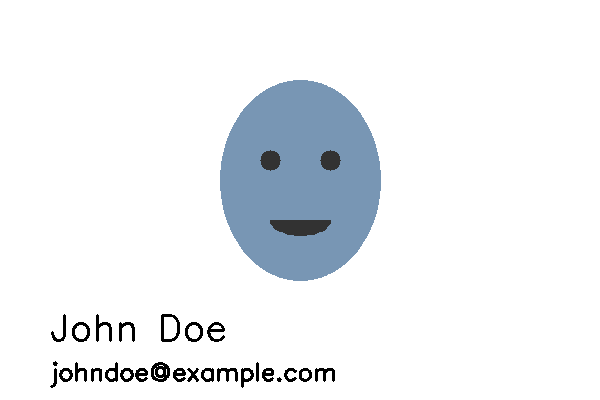
#> input picture image_vision/test_images/face_text.png, 600 x 400 px; its folder holds only this picture in this run
$ python -i detector.py   (imports and definitions only)
#> lines starting #> are read from the running program, lines starting #| are printed output that depends on the picture; after the words box and inside, x2 and y2 are one past the last pixel; in counts of white or black regions, pixels touching at a corner belong together
"""Offline image PII detection pipeline.

Detects FACE, TEXT_PII, ID, and SIGNATURE regions using OpenCV, Haar cascades,
and optionally Tesseract OCR. All detectors are wrapped in try/except so the
pipeline never crashes if a single detector fails.
"""

from __future__ import annotations

import os
import shutil
import sys
import uuid
import logging
from typing import List, Optional

import cv2
import numpy as np

# Ensure repo-root schema.py is importable.
sys.path.insert(0, os.path.dirname(os.path.dirname(os.path.abspath(__file__))))
from schema import ImageRegion, BBox, ImageLabel, ImageSource

# ---------------------------------------------------------------------------
# YuNet face detector setup
# ---------------------------------------------------------------------------

# YuNet ONNX weights are bundled in-repo so face detection runs fully offline.
# Requires OpenCV >= 4.7 for the 2023mar model format.
_YUNET_MODEL_PATH = os.path.join(
    os.path.dirname(os.path.abspath(__file__)),
    "models",
    "face_detection_yunet_2023mar.onnx",
)
# Score/NMS thresholds: 0.9 score keeps confident faces only; 0.3 NMS dedups
# overlapping boxes. top_k caps candidate boxes before NMS.
_YUNET_SCORE_THRESHOLD = 0.9
_YUNET_NMS_THRESHOLD = 0.3
_YUNET_TOP_K = 5000

_yunet_detector: Optional["cv2.FaceDetectorYN"] = None


def _get_yunet() -> Optional["cv2.FaceDetectorYN"]:
    """Lazily build the YuNet detector, or None if weights/OpenCV unavailable.

    The input size is a placeholder; it is reset per-image in detect_faces.
    """
    global _yunet_detector
    if _yunet_detector is not None:
        return _yunet_detector
    if not hasattr(cv2, "FaceDetectorYN") or not os.path.isfile(_YUNET_MODEL_PATH):
        return None
    try:
        _yunet_detector = cv2.FaceDetectorYN.create(
            _YUNET_MODEL_PATH,
            "",
            (320, 320),
            _YUNET_SCORE_THRESHOLD,
            _YUNET_NMS_THRESHOLD,
            _YUNET_TOP_K,
        )
        return _yunet_detector
    except Exception as exc:
        logging.warning("YuNet detector failed to initialize: %s", exc)
        return None


# ---------------------------------------------------------------------------
# Tesseract setup
# ---------------------------------------------------------------------------

_TESSERACT_FOUND: Optional[bool] = None


def _find_tesseract() -> bool:
    """Locate the Tesseract binary cross-platform and configure pytesseract.

    Resolution order: TESSERACT_CMD env override, then the binary on PATH
    (Linux/macOS/Windows via shutil.which), then common fixed install paths.
    Requires the `pytesseract` module; if it is missing, OCR is unavailable.
    """
    global _TESSERACT_FOUND
    if _TESSERACT_FOUND is not None:
        return _TESSERACT_FOUND

    try:
        import pytesseract
    except Exception:
        # pip package not installed — OCR can't run regardless of the binary.
        _TESSERACT_FOUND = False
        return False

    candidates = []
    env_path = os.environ.get("TESSERACT_CMD")
    if env_path:
        candidates.append(env_path)
    # PATH lookup covers Linux/macOS (`tesseract`) and Windows (`tesseract.exe`).
    on_path = shutil.which("tesseract")
    if on_path:
        candidates.append(on_path)
    # Common fixed locations as a last resort.
    candidates.extend(
        [
            "/usr/bin/tesseract",
            "/usr/local/bin/tesseract",
            "/opt/homebrew/bin/tesseract",
            r"C:\Program Files\Tesseract-OCR\tesseract.exe",
            r"C:\Program Files (x86)\Tesseract-OCR\tesseract.exe",
        ]
    )

    for path in candidates:
        if not (os.path.isfile(path) or shutil.which(path)):
            continue
        try:
            pytesseract.pytesseract.tesseract_cmd = path
            # Confirm the binary actually runs, not just that it exists.
            pytesseract.get_tesseract_version()
            _TESSERACT_FOUND = True
            return True
        except Exception:
            continue

    _TESSERACT_FOUND = False
    return False


def is_tesseract_available() -> bool:
    """Return whether Tesseract OCR is installed and reachable."""
    return _find_tesseract()


# ---------------------------------------------------------------------------
# Helpers
# ---------------------------------------------------------------------------

def _new_region_id() -> str:
    return str(uuid.uuid4())


def _bbox_from_xywh(x: int, y: int, w: int, h: int) -> BBox:
    return (float(x), float(y), float(x + w), float(y + h))


def _safe_read(image_path: str) -> Optional[np.ndarray]:
#> called with image_path = 'test_images/face_text.png'
    img = cv2.imread(image_path)
#> img is the input picture: shape (400, 600, 3); mean B, G, R 242.9, 239.9, 236.9
    if img is None:
        logging.warning("Could not read image: %s", image_path)
    return img


# ---------------------------------------------------------------------------
# Face detection
# ---------------------------------------------------------------------------

def detect_faces(image: np.ndarray, doc_id: str, image_id: str, page_no: int) -> List[ImageRegion]:
    """Detect faces, preferring YuNet DNN and falling back to a Haar cascade.

    YuNet (cv2.FaceDetectorYN) is far more robust to angle/occlusion than Haar
    and runs offline from bundled ONNX weights. If the weights or OpenCV's YuNet
    support are missing, fall back to the always-available Haar cascade.
    """
    detector = _get_yunet()
    if detector is not None:
        try:
            return _detect_faces_yunet(detector, image, doc_id, image_id, page_no)
        except Exception as exc:
            logging.warning("YuNet face detection failed, falling back to Haar: %s", exc)
    return _detect_faces_haar(image, doc_id, image_id, page_no)


# [43 lines left out: function _detect_faces_yunet, not called in this run]


def _detect_faces_haar(
    image: np.ndarray, doc_id: str, image_id: str, page_no: int
) -> List[ImageRegion]:
    """Detect faces using OpenCV Haar cascade (guaranteed offline fallback)."""
#> called with doc_id = 'demo', image_id = 'img_0', page_no = 0
    regions: List[ImageRegion] = []
    try:
        cascade_path = cv2.data.haarcascades + "haarcascade_frontalface_default.xml"
        if not os.path.isfile(cascade_path):
            logging.warning("Haar cascade not found at %s", cascade_path)
            return regions

        classifier = cv2.CascadeClassifier(cascade_path)
        if classifier.empty():
            logging.warning("Haar cascade classifier failed to load.")
            return regions

        gray = cv2.cvtColor(image, cv2.COLOR_BGR2GRAY)
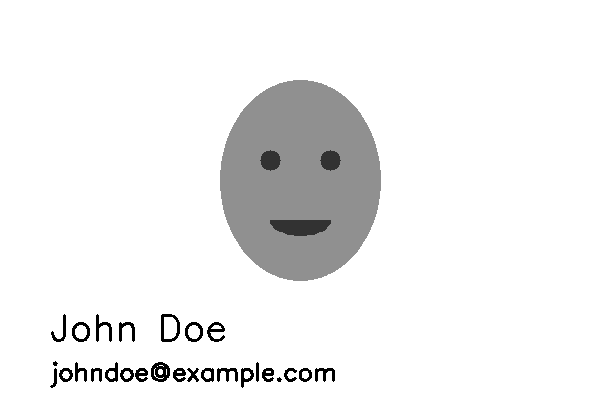
#> gray: shape (400, 600); min 0, max 255, mean 239.3
        detections = classifier.detectMultiScale(
            gray,
            scaleFactor=1.1,
            minNeighbors=5,
            minSize=(30, 30),
        )
#> detections = [[211, 94, 178, 178]]

        for (x, y, w, h) in detections:
            regions.append(
                ImageRegion(
                    region_id=_new_region_id(),
                    doc_id=doc_id,
                    image_id=image_id,
                    page_no=page_no,
                    bbox=_bbox_from_xywh(x, y, w, h),
                    label="FACE",
                    confidence=0.75,
                    source="cv",
                )
            )
#> this loop made 1 pass
#> after the loop, regions = 1 item
    except Exception as exc:
        logging.warning("Face detection failed: %s", exc)

    return regions


# ---------------------------------------------------------------------------
# Text PII detection (OCR)
# ---------------------------------------------------------------------------

def detect_text_pii(
    image: np.ndarray,
    image_path: str,
    doc_id: str,
    image_id: str,
    page_no: int,
) -> List[ImageRegion]:
    """OCR text blocks with Tesseract. Falls back to mock regions if unavailable."""
#> called with image_path = 'test_images/face_text.png', doc_id = 'demo', image_id = 'img_0', page_no = 0
    regions: List[ImageRegion] = []

    if not is_tesseract_available():
        # ------------------------------------------------------------------
        # Fallback: Tesseract not installed — return mock text regions so the
        # demo pipeline still produces visible output. In production, install
        # Tesseract (see README.md).
        # ------------------------------------------------------------------
        h, w = image.shape[:2]
#> h = 400; w = 600
        # Two mock text lines in the top half of the image
        mock_boxes = [
            (int(w * 0.1), int(h * 0.1), int(w * 0.9), int(h * 0.22)),
            (int(w * 0.1), int(h * 0.25), int(w * 0.9), int(h * 0.37)),
        ]
#> mock_boxes = [(60, 40, 540, 88), (60, 100, 540, 148)]
        for x0, y0, x1, y1 in mock_boxes:
            regions.append(
                ImageRegion(
                    region_id=_new_region_id(),
                    doc_id=doc_id,
                    image_id=image_id,
                    page_no=page_no,
                    bbox=(float(x0), float(y0), float(x1), float(y1)),
                    label="TEXT_PII",
                    confidence=0.5,
                    source="cv",
                )
            )
        return regions

    try:
        import pytesseract

        data = pytesseract.image_to_data(image, output_type=pytesseract.Output.DICT)
        n_boxes = len(data["text"])
        for i in range(n_boxes):
            text = data["text"][i].strip()
            if not text:
                continue
            conf = int(data["conf"][i])
            # Redaction must favour catching text over precision: low-confidence
            # tokens are often the most distorted PII (e.g. an ID number OCR'd at
            # conf 14). Only drop Tesseract's "no text" sentinel (conf < 0) and
            # require at least one alphanumeric char to avoid boxing pure noise.
            if conf < 0 or not any(c.isalnum() for c in text):
                continue
            x, y, w, h = data["left"][i], data["top"][i], data["width"][i], data["height"][i]
            regions.append(
                ImageRegion(
                    region_id=_new_region_id(),
                    doc_id=doc_id,
                    image_id=image_id,
                    page_no=page_no,
                    bbox=_bbox_from_xywh(x, y, w, h),
                    label="TEXT_PII",
                    confidence=float(conf) / 100.0,
                    source="cv",
                )
            )
    except Exception as exc:
        logging.warning("Text PII detection failed: %s", exc)

    return regions


# ---------------------------------------------------------------------------
# ID / signature heuristics
# ---------------------------------------------------------------------------

def detect_id_signature_heuristics(
    image: np.ndarray,
    doc_id: str,
    image_id: str,
    page_no: int,
) -> List[ImageRegion]:
    """Heuristic contour detection for ID-card-like and signature-like regions."""
#> called with doc_id = 'demo', image_id = 'img_0', page_no = 0
    regions: List[ImageRegion] = []
    try:
        h, w = image.shape[:2]
#> h = 400; w = 600
        if h < 20 or w < 20:
            return regions

        gray = cv2.cvtColor(image, cv2.COLOR_BGR2GRAY)
        blurred = cv2.GaussianBlur(gray, (5, 5), 0)
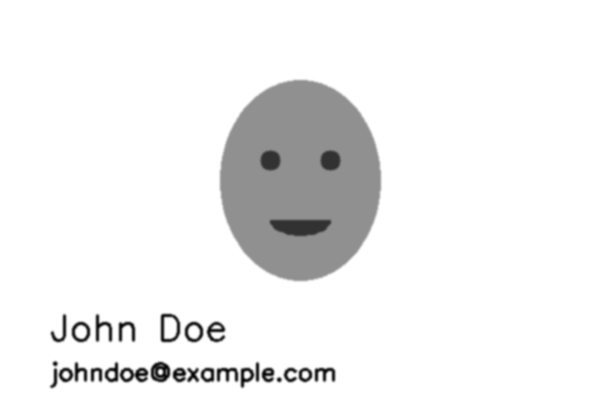
#> blurred: shape (400, 600); min 3, max 255, mean 239.3
        edges = cv2.Canny(blurred, 50, 150)
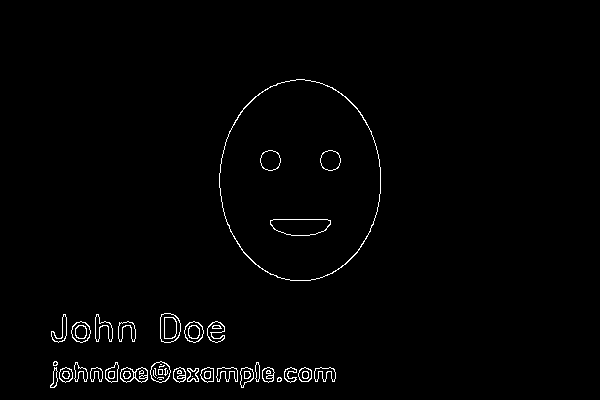
#> edges: shape (400, 600); 1.3% white in thin lines or dots, all inside (x1, y1, x2, y2) = (50, 79, 381, 388)

        contours, _ = cv2.findContours(edges, cv2.RETR_EXTERNAL, cv2.CHAIN_APPROX_SIMPLE)
#> contours = 27 contours, 2 with area under 20; largest, box (x1, y1, x2, y2) and area: (219, 79, 381, 281) 25437, (160, 313, 181, 343) 502, (150, 361, 171, 383) 322, (120, 367, 148, 383) 312, (184, 321, 204, 343) 304

        for cnt in contours:
            area = cv2.contourArea(cnt)
            if area < 500:
                continue

            x, y, bw, bh = cv2.boundingRect(cnt)
            if bw < 20 or bh < 20:
                continue

            aspect = bw / max(bh, 1)

            # ID card aspect ratio (1.5 - 1.8)
            if 1.5 <= aspect <= 1.8:
                regions.append(
                    ImageRegion(
                        region_id=_new_region_id(),
                        doc_id=doc_id,
                        image_id=image_id,
                        page_no=page_no,
                        bbox=_bbox_from_xywh(x, y, bw, bh),
                        label="ID",
                        confidence=0.6,
                        source="cv",
                    )
                )
                continue

            # Signature / cheque strip aspect ratio (2.5 - 3.5)
            if 2.5 <= aspect <= 3.5:
                # Low-text-density elongated region -> signature
                regions.append(
                    ImageRegion(
                        region_id=_new_region_id(),
                        doc_id=doc_id,
                        image_id=image_id,
                        page_no=page_no,
                        bbox=_bbox_from_xywh(x, y, bw, bh),
                        label="SIGNATURE",
                        confidence=0.55,
                        source="cv",
                    )
                )
                continue
#> this loop made 27 passes
#> area on passes 2 to 13: 101, 169, 150.5, 97, 142, 176, 160, 154.5, 145.5, 312.5, 103.5, 153
#> (area, x, y, bw, bh, aspect) on passes 26 to 27: (502, 160, 313, 21, 30, 0.7), (25437, 219, 79, 162, 202, 0.802)
#> after the loop, regions = []

    except Exception as exc:
        logging.warning("ID/signature heuristic detection failed: %s", exc)

    return regions


# ---------------------------------------------------------------------------
# Whole-image signature detection
# ---------------------------------------------------------------------------

# An image is treated as a signature when its dark-ink coverage falls in this
# band: enough strokes to be handwriting, but not a dense photo/solid block.
_SIGNATURE_MIN_INK = 0.005   # >=0.5% dark pixels — rules out blank/near-blank
_SIGNATURE_MAX_INK = 0.40    # <=40% dark pixels — rules out photos/solid fills


# [35 lines left out: functions ink_ratio, detect_signature_image, not called in this run]


# ---------------------------------------------------------------------------
# Orchestrator
# ---------------------------------------------------------------------------

def detect_image_pii(
    image_path: str,
    doc_id: str = "demo",
    image_id: str = "img_0",
    page_no: int = 0,
) -> List[ImageRegion]:
    """Run all offline detectors and return merged ImageRegion list."""
    image = _safe_read(image_path)
    if image is None:
        return []

    all_regions: List[ImageRegion] = []
    all_regions.extend(detect_faces(image, doc_id, image_id, page_no))
    all_regions.extend(detect_text_pii(image, image_path, doc_id, image_id, page_no))
    all_regions.extend(detect_id_signature_heuristics(image, doc_id, image_id, page_no))

    return all_regions

>>> result = detect_image_pii('test_images/face_text.png')
#> result = 3 items
